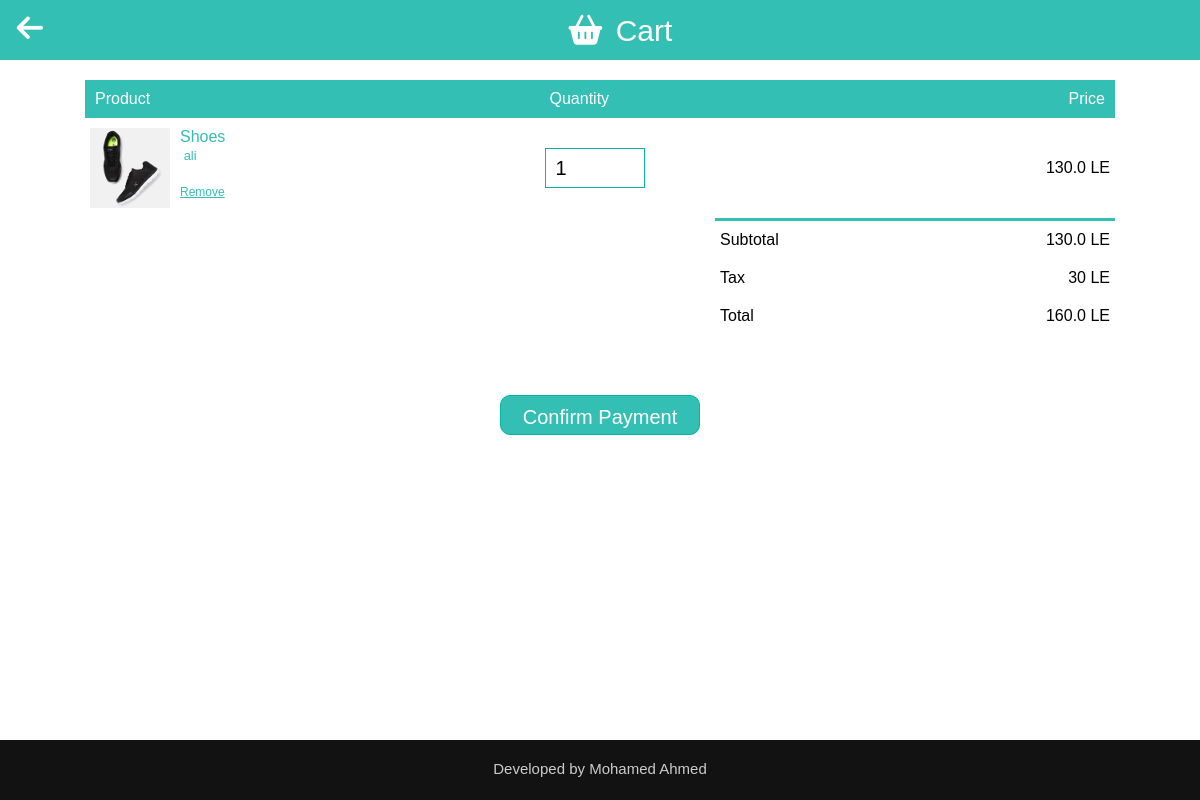
/2/cart (signed in), run on the app's committed database.
### marketplace/models.py (models this page shows, shortened)
class Cart(models.Model):
    id          = models.UUIDField(primary_key=True, default=uuid.uuid4, editable=False)
    user        = models.ForeignKey(Account, on_delete=models.CASCADE, related_name="cartOwner")
    product     = models.ForeignKey(Product, on_delete=models.CASCADE, blank=True)
    quantity    = models.IntegerField(validators=[MinValueValidator(0), MaxValueValidator(100)], blank=True)
    class Meta:
        unique_together = (('user', 'product'),)
        index_together = (('user', 'product'),)

class Product(models.Model):
    categories = (
        ('Digital Devices', 'Digital Devices'),
        ('Clothes', 'Clothes'),
        ('Sport', 'Sport'),
        ('Food', 'Food'),
        ('Home Devices', 'Home Devices'),
        ('Other', 'Other')
    )
    id          = models.UUIDField(primary_key=True, default=uuid.uuid4, editable=False)
    name        = models.CharField(max_length=30)
    description = models.CharField(max_length=200, default="")
    price       = models.FloatField(validators=[MinValueValidator(0)])
    quantity    = models.IntegerField(validators=[MinValueValidator(0), MaxValueValidator(1000)])
    recommend   = models.IntegerField(validators=[MinValueValidator(0)], default=0)
    category    = models.CharField(max_length=15, choices=categories, default=1)
    user        = models.ForeignKey(Account, on_delete=models.CASCADE, related_name="productOwner")
    image       = models.ImageField(upload_to="%Y/%m/%d", blank= True,
                    default='default.jpg')
    def __str__(self):
        return self.name

class Account(AbstractBaseUser):
    username        = models.CharField(max_length=30, unique=True)
    email           = models.EmailField(verbose_name="email", max_length=80, unique=True)
    date_joined     = models.DateTimeField(verbose_name="date joined", auto_now_add=True)
    last_login      = models.DateTimeField(verbose_name="last login", auto_now=True)
    is_admin        = models.BooleanField(default=False)
    is_active       = models.BooleanField(default=False)
    is_staff        = models.BooleanField(default=False)
    is_superuser    = models.BooleanField(default=False)
    hideEmail       = models.BooleanField(default=True)
    balance         = models.FloatField(validators=[MinValueValidator(0)], default=0)
    objects = MyAccountManager()
    USERNAME_FIELD = 'email'
    REQUIRED_FIELDS = ['username']
    def __str__(self):
        return self.username

### marketplace/views.py (the view)
# urls.py: path("<str:id>/cart", views.cart, name="cart"),
@login_required
def cart(request, id):
    if request.user.id != int(id):
        return HttpResponseRedirect(reverse("index"))
    request.session['back'] = 'cart'
    user = Account.objects.get(pk= id)
    cart = Cart.objects.filter(user= user)
    sum = tax = 0
    for i in cart:
        sum += float(i.product.price)
        tax = 30
    return render(request, "marketplace/cart.html", {
        "items": cart,
        "id": id,
        "sum": sum,
        "tax": tax,
        "fullSum": sum + tax,
        "message": ""
    })

### marketplace/templates/marketplace/cart.html (shortened to what this page needs)
{% extends 'marketplace/layout.html' %}
{% load static %}
{% block css %}
    <link rel="stylesheet" href="{% static 'marketplace/cart.css' %}">
{% endblock %}
{% block navbar %}
    <div class="top-nav-bar" style="background-color: #33bfb4; width: 100%; text-align: center;">
        <a href="{% url 'index' %}" style="float: left; color: white; text-decoration: none; font-size: 30px; padding: 12px 12px 12px 0px;">
            &nbsp;&nbsp;<i class="fa fa-arrow-left" aria-hidden="true"></i>
        </a>
        <p style="color: #fff; font-size: 30px; padding: 14px;">
            <i class="fas fa-shopping-basket fa-md"></i> Cart
        </p>
    </div>
{% endblock %}
{% block body %}
    <form action="{% url 'cartConfirm' id %}" method="post">
        <div class="small-container cart-page" style="margin-top: 0;">
            <table>
                <tr>
                    <th>Product</th>
                    <th>Quantity</th>
                    <th>Price</th>
                </tr>
                {% for item in items %}
                    <tr>
                        <td>
                            <div class="cart-info">
                                <img src="../../static/media/{{ item.product.image }}"/>
                                <div>
                                    <a style="text-decoration: none; color: #33bfb4;" href="{% url 'product' item.product.id %}">
                                        <p style="font-size: medium;"> {{ item.product }} </p>
                                    </a>
                                    <a style="text-decoration: none; color: #33bfb4;" href="{% url 'account' item.product.user.id %}">
                                        <small style="font-size: small;"> &nbsp;{{ item.product.user }} </small> <br><br>
                                    </a>
                                    <a href="{% url 'cartRemove' id item.id %}">Remove</a>
                                </div>
                            </div>
                        </td>
                        <td>
                            <input type="number" style="width: 100px;"
                                name="quantity" value="1" min="1">
                        </td>
                        <td> {{ item.product.price }} LE </td>
                    </tr>
                {% empty %}
                    <tr>
                        <td> No Products added yet </td>
                    </tr>
                {% endfor %}
            </table>
            <div class="total-price">
                <table>
                    <tr>
                        <td>Subtotal</td>
                        <td> {{ sum }} LE </td>
                    </tr>
                    <tr>
                        <td>Tax</td>
                        <td> {{ tax }} LE </td>
                    </tr>
                    <tr>
                        <td>Total</td>
                        <td> {{ fullSum }} LE </td>
                    </tr>
                </table>
            </div>
            <div class="row">
                <input class="btn btn-primary btn-lg btn-block" type="submit"
                    value="Confirm Payment" style="margin-bottom: 50px; width: 200px;">
            </div>
        </div>
    </form>
{% endblock %}
{% block footercss %}
    style="bottom: 0;position: fixed; height: 60px; width: 100%;"
{% endblock %}
{% block pcss %}
    style="padding: 20px;"
{% endblock %}

### marketplace/static/marketplace/cart.css (style rules this page uses)
* { margin: 0; padding: 0; box-sizing: border-box; }
body { font-family: "Poppins", sans-serif; }
.row { margin-top: 50px; display: flex; align-items: center; flex-wrap: wrap; justify-content: space-around; }
.btn { display: inline-block; background: #33bfb4; color: #fff; padding: 8px 30px; margin: 30px 0; border-radius: 5px; transition: background 0.5s; }
.small-container { max-width: 1080px; margin: auto; padding-left: 25px; padding-right: 25px; }
.cart-page { margin: 30px auto; }
table { width: 100%; border-collapse: collapse; }
.cart-info { display: flex; flex-wrap: wrap; }
th { text-align: left; padding: 5px; color: #fff; background: #33bfb4; font-weight: normal; padding: 10px; }
td { padding: 10px 5px; }
td input { width: 40px; height: 30px; padding: 5px; }
td a { color: #33bfb4; font-size: 12px; }
td img { width: 80px; height: 80px; margin-right: 10px; }
.total-price { display: flex; justify-content: flex-end; }
.total-price table { border-top: 3px solid #33bfb4; width: 100%; max-width: 400px; }
td:last-child { text-align: right; }
th:last-child { text-align: right; }

### marketplace/static/marketplace/style.css (style rules this page uses)
* { margin: 0; padding: 0; }
body { font-family: sans-serif; }
.top-nav-bar { height: 60px; top: 0; position: sticky; background: #fff; margin-bottom: 20px; border-bottom: 3px solid #33bfb4; z-index: 2; }
.fa-shopping-basket { margin-right: 5px; }
.row { display: inline-flexbox; }
form input { width: 100%; height: 35px; margin: 10px 0; padding: 0 10px; border: 1px solid #ccc; }
form .btn { width: 100%; border: none; cursor: pointer; margin: 10px 0; border-radius: 10px; }
.small-container { margin-top: 50px; }
.small-container input { width: 50px; height: 40px; padding: 10px; font-size: 20px; margin: 10px 0; border: 1px solid #06b4a6; display: block; }
.small-container a { margin-top: 20px; }

### data on the page
Cart: product.image (picture), product "Shoes", product.user "ali", product.price "130.0"

### other printed values
{{ sum }} "130.0"
{{ tax }} "30"
{{ fullSum }} "160.0"
